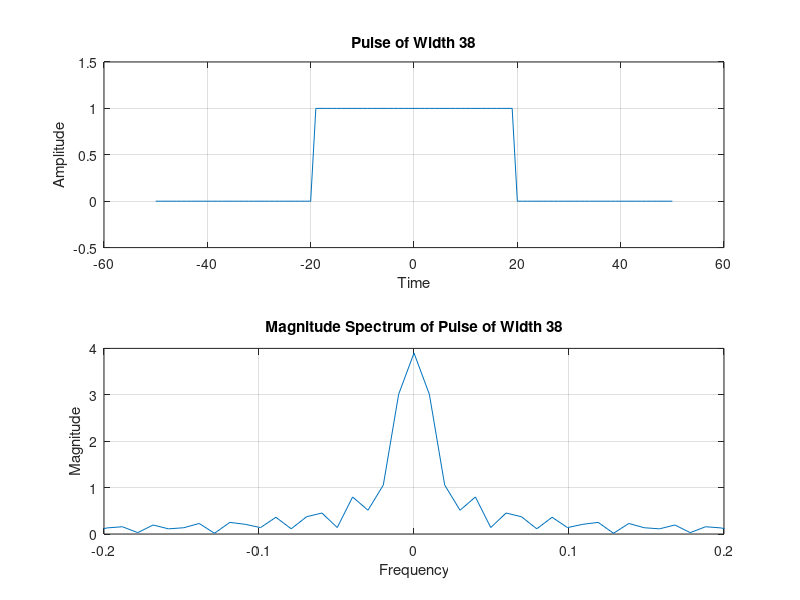
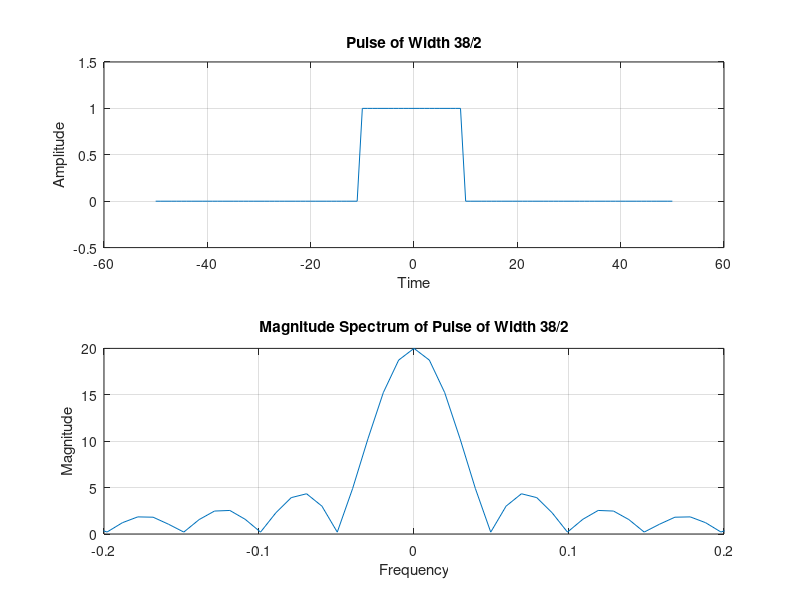

Source code (MATLAB) for these figures, in order:
% Set width and time scale
width = 38;
t = -50:50;

% Set the frequency scale
f = t/length(t);

% Create a vector of zeros with the same length as the time scale
pulse = zeros(1, length(t));

% Set the values within the pulse width to 1
pulse((length(t)-width)/2:(length(t)+width)/2) = 1;

% Take the Fourier transform of the pulse signal
P = fftshift(fft(pulse))/10;

% Time scaled pulse
a = 2;
scaled_pulse = zeros(1, length(t));
scaled_pulse((length(t)-(width/a))/2:(length(t)+(width/a))/2) = 1;

% Take the Fourier transform of the scaled pulse
SP = fftshift(fft(scaled_pulse));

% Plot the pulse
figure(1);
subplot(2,1,1);
plot(t, pulse);
xlabel('Time');
ylabel('Amplitude');
title('Pulse of Width 38');
ylim([-0.5, 1.5]);
grid;

% Plot the magnitude spectrum of the pulse signal
subplot(2,1,2);
plot(f, abs(P));
xlabel('Frequency');
ylabel('Magnitude');
title('Magnitude Spectrum of Pulse of Width 38');
xlim([-0.2,0.2]);
grid;

% Plot the time scaled pulse
figure(2);
subplot(2,1,1);
plot(t, scaled_pulse);
xlabel('Time');
ylabel('Amplitude');
title('Pulse of Width 38/2');
ylim([-0.5, 1.5]);
grid;

% Plot the magnitude spectrum of the time scaled pulse signal
subplot(2,1,2);
plot(f, abs(SP));
xlabel('Frequency');
ylabel('Magnitude');
title('Magnitude Spectrum of Pulse of Width 38/2');
xlim([-0.2,0.2]);
grid;